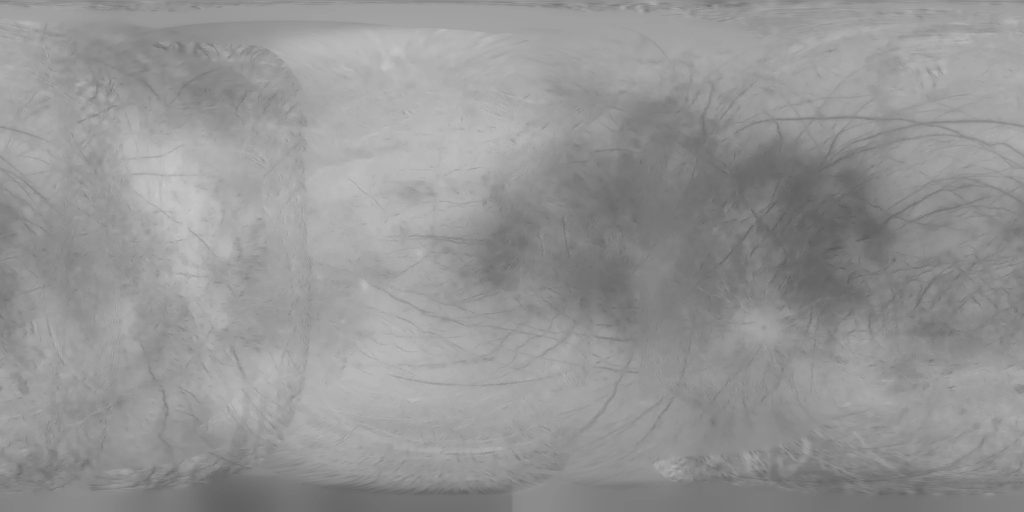
#> input picture assets/europa/color.webp, 2048 x 1024 px, given in place of Europa_Voyager_GalileoSSI_global_mosaic_500m.tif, which was not available (shown at 1/2 size)
$ python process_europa_equalize.py ../../assets/europa/color.webp ../../assets/callisto/color.webp
#> lines starting #> are read from the running program, lines starting #| are printed output that depends on the picture
### assets-src/scripts/common.py
"""Shared helpers for the asset pipeline.

Scripts are run as `python -I script.py <paths>`. Isolated mode drops the user
site-packages (where PIL/numpy live on this machine), so each script adds that one
fixed path back explicitly via `bootstrap()`; nothing is loaded from the cwd or
from the raw download directories.
"""
import os
import struct
import sys


def bootstrap():
    import site
    p = site.getusersitepackages()
    if p not in sys.path:
        sys.path.append(p)


bootstrap()

import numpy as np  # noqa: E402
from PIL import Image  # noqa: E402

Image.MAX_IMAGE_PIXELS = None

# --------------------------------------------------------------------------------------
# Minimal classic-TIFF reader that memory-maps uncompressed, contiguous strip data.
# --------------------------------------------------------------------------------------
_TYPES = {1: ("B", 1), 2: ("c", 1), 3: ("H", 2), 4: ("I", 4), 5: ("II", 8), 6: ("b", 1),
          7: ("B", 1), 8: ("h", 2), 9: ("i", 4), 10: ("ii", 8), 11: ("f", 4), 12: ("d", 8),
          16: ("Q", 8)}


def read_tiff_tags(path):
    with open(path, "rb") as f:
        hdr = f.read(8)
        bo = {b"II": "<", b"MM": ">"}[hdr[:2]]
        magic = struct.unpack(bo + "H", hdr[2:4])[0]
        if magic != 42:
            raise ValueError("BigTIFF/unknown TIFF magic %r" % magic)
        off = struct.unpack(bo + "I", hdr[4:8])[0]
        f.seek(off)
        n = struct.unpack(bo + "H", f.read(2))[0]
        tags = {}
        entries = f.read(12 * n)
        for i in range(n):
            tag, typ, cnt = struct.unpack(bo + "HHI", entries[12 * i: 12 * i + 8])
            raw = entries[12 * i + 8: 12 * i + 12]
            fmt, size = _TYPES.get(typ, ("B", 1))
            total = size * cnt
            if total <= 4:
                data = raw[:total]
            else:
                pos = struct.unpack(bo + "I", raw)[0]
                cur = f.tell()
                f.seek(pos)
                data = f.read(total)
                f.seek(cur)
            if typ == 2:
                val = data.rstrip(b"\0").decode("latin-1", "replace")
            elif typ in (5, 10):
                val = struct.unpack(bo + fmt[0] * (2 * cnt), data)
            else:
                val = struct.unpack(bo + fmt * cnt, data)
                if cnt == 1:
                    val = val[0]
            tags[tag] = val
        return bo, tags


def tiff_memmap(path):
    """Return a numpy memmap (H, W, C) or (H, W) for an uncompressed, contiguous TIFF."""
    bo, t = read_tiff_tags(path)
    W, H = t[256], t[257]
    bps = t.get(258, 1)
    bps = bps[0] if isinstance(bps, tuple) else bps
    spp = t.get(277, 1)
    comp = t.get(259, 1)
    planar = t.get(284, 1)
    fmt = t.get(339, 1)
    fmt = fmt[0] if isinstance(fmt, tuple) else fmt
    if comp != 1:
        raise ValueError("compressed TIFF (compression=%s)" % comp)
    if 322 in t:
        raise ValueError("tiled TIFF not supported by memmap path")
    offs = t[273] if isinstance(t[273], tuple) else (t[273],)
    cnts = t[279] if isinstance(t[279], tuple) else (t[279],)
    # verify contiguity
    for i in range(1, len(offs)):
        if offs[i] != offs[i - 1] + cnts[i - 1]:
            raise ValueError("non-contiguous strips")
    kind = {1: "u", 2: "i", 3: "f"}[fmt]
    dt = np.dtype(bo + kind + str(bps // 8))
    if planar == 2 and spp > 1:
        arr = np.memmap(path, dtype=dt, mode="r", offset=offs[0], shape=(spp, H, W))
        return np.moveaxis(arr, 0, -1), t
    shape = (H, W, spp) if spp > 1 else (H, W)
    arr = np.memmap(path, dtype=dt, mode="r", offset=offs[0], shape=shape)
    return arr, t


def load_array(path):
    """Memory-map an uncompressed TIFF if possible, else decode with PIL."""
    if path.lower().endswith((".tif", ".tiff")):
        try:
            return tiff_memmap(path)[0]
        except Exception as e:  # fall back to PIL
            print("  (memmap unavailable: %s; using PIL)" % e)
    im = Image.open(path)
#> im is the input picture: PIL image 2048x1024 RGB; mean R, G, B 148.9, 148.9, 148.9
    return np.asarray(im)


# --------------------------------------------------------------------------------------
# Resampling
# --------------------------------------------------------------------------------------
# [31 lines left out: function box_reduce, not called in this run]


def resample_to(arr, size, k=None, valid=None):
    """Downsample (H, W[, C]) to size=(w, h) with box prefilter + exact-extent Lanczos.

    Returns float32 array (h, w[, C]) in source units.
    """
#> called with size = (2048, 1024)
    w, h = size
    H, W = arr.shape[:2]
#> H = 1024; W = 2048
    if k is None:
        k = max(1, int(min(W / w, H / h) / 1.5))  # leave >=1.5x headroom for Lanczos
#> k = 1
    if k > 1:
        red, (ew, eh) = box_reduce(arr, k, valid=valid)
    else:
        red, (ew, eh) = np.asarray(arr, dtype=np.float32), (W, H)
#> ew = 2048; eh = 1024
    if valid is not None and np.isnan(red).any():
        red = push_pull_fill(red)
    return resize_float(red, (w, h), box=(0, 0, ew, eh))


# [40 lines left out: functions nonzero_pixels, push_pull_fill, not called in this run]


def resize_float(a, size, box=None, resample=Image.LANCZOS):
    """Lanczos-resize a float array channel by channel through PIL mode 'F'."""
#> called with size = (2048, 1024), box = (0, 0, 2048, 1024), resample = 1
    if a.ndim == 2:
        return np.asarray(Image.fromarray(a.astype(np.float32), "F").resize(size, resample, box=box))
    chans = [np.asarray(Image.fromarray(np.ascontiguousarray(a[..., c]).astype(np.float32), "F")
                        .resize(size, resample, box=box)) for c in range(a.shape[2])]
#> chans = 3 items
    return np.stack(chans, axis=-1)


# [14 lines left out: function fill_nan, not called in this run]


def roll_half(a):
    """Shift an equirectangular map by 180 deg of longitude (0..360 -> -180..180)."""
    return np.roll(a, a.shape[1] // 2, axis=1)


def to_u8(a):
    return np.clip(np.rint(a), 0, 255).astype(np.uint8)


def save_webp(a, path, quality=88, lossless=False):
    os.makedirs(os.path.dirname(path), exist_ok=True)
    if a.ndim == 2:
        im = Image.fromarray(a, "L")
    else:
        im = Image.fromarray(a, "RGB")
    if lossless:
        im.save(path, "WEBP", lossless=True, quality=100, method=6)
    else:
        im.save(path, "WEBP", quality=quality, method=6)
    print("  wrote %s %dx%d %s %.0f KB" % (path, im.width, im.height, im.mode, os.path.getsize(path) / 1024))
    return path

### assets-src/scripts/process_europa_equalize.py
"""Europa: equalise the USGS mosaic's strip-to-strip texture contrast (mixed Voyager/Galileo resolutions and baked
relief shading make visible strip seams) while keeping the real albedo pattern and lineae.

usage (from assets-src/scripts): python -I process_europa_equalize.py ../raw ../../assets
Reads the raw USGS mosaic again (not the webp) so nothing is recompressed twice.
"""
import os
import sys

sys.path.insert(0, os.path.dirname(os.path.abspath(__file__)))
from common import Image, load_array, nonzero_pixels, np, resample_to, roll_half, save_webp, to_u8  # noqa: E402

raw, assets = sys.argv[1], sys.argv[2]
src = os.path.join(raw, "europa_usgs", "Europa_Voyager_GalileoSSI_global_mosaic_500m.tif")
a = load_array(src)
img = resample_to(a, (2048, 1024), valid=nonzero_pixels)
img = roll_half(img)
if img.ndim == 3:
    img = img.mean(axis=2)
img = img.astype(np.float64)


def blur(x, s):
    # separable gaussian with wrap in longitude, reflect in latitude
#> called with s = 5
    r = int(3 * s) + 1
    k = np.exp(-0.5 * (np.arange(-r, r + 1) / s) ** 2)
    k /= k.sum()
    xp = np.concatenate([x[:, -r:], x, x[:, :r]], axis=1)
    y = np.apply_along_axis(lambda v: np.convolve(v, k, mode="valid"), 1, xp)
    yp = np.concatenate([y[r:0:-1], y, y[-2:-r - 2:-1]], axis=0)
    return np.apply_along_axis(lambda v: np.convolve(v, k, mode="valid"), 0, yp)
#> returned value: shape (1024, 2048) float64


low = blur(img, 5.0)
high = img - low
lstd = np.sqrt(blur(high ** 2, 36.0)) + 1e-3
#> call 2 of blur, with s = 36
#> in blur (call 2), `y = np.apply_along_axis(lambda v: np.convolve(v, k, mode="valid"), 1, ..`:
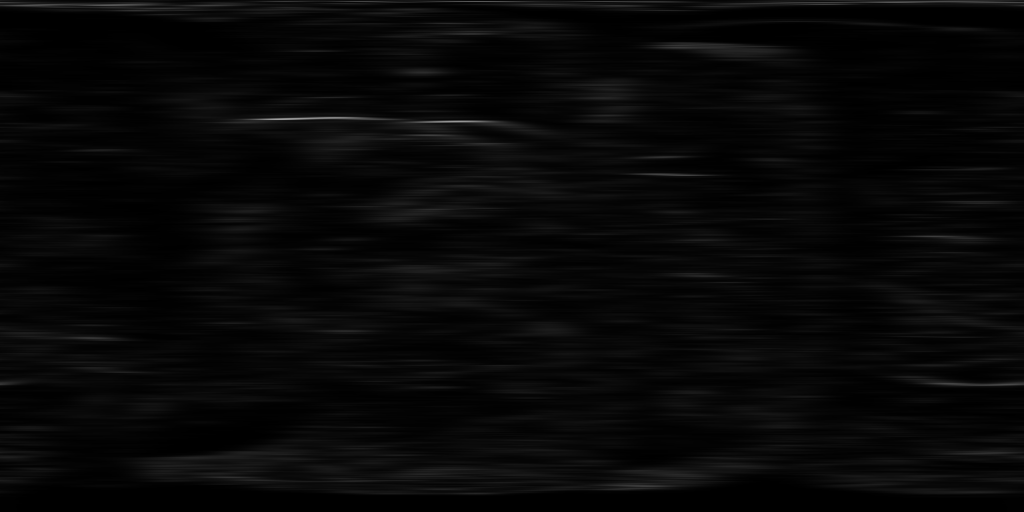
#> y: shape (1024, 2048) float64 (shown at 1/2 size); min 0.00443, max 192.9, mean 7.6
#> in blur (call 2), `yp = np.concatenate([y[r:0:-1], y, y[-2:-r - 2:-1]], axis=0)`:
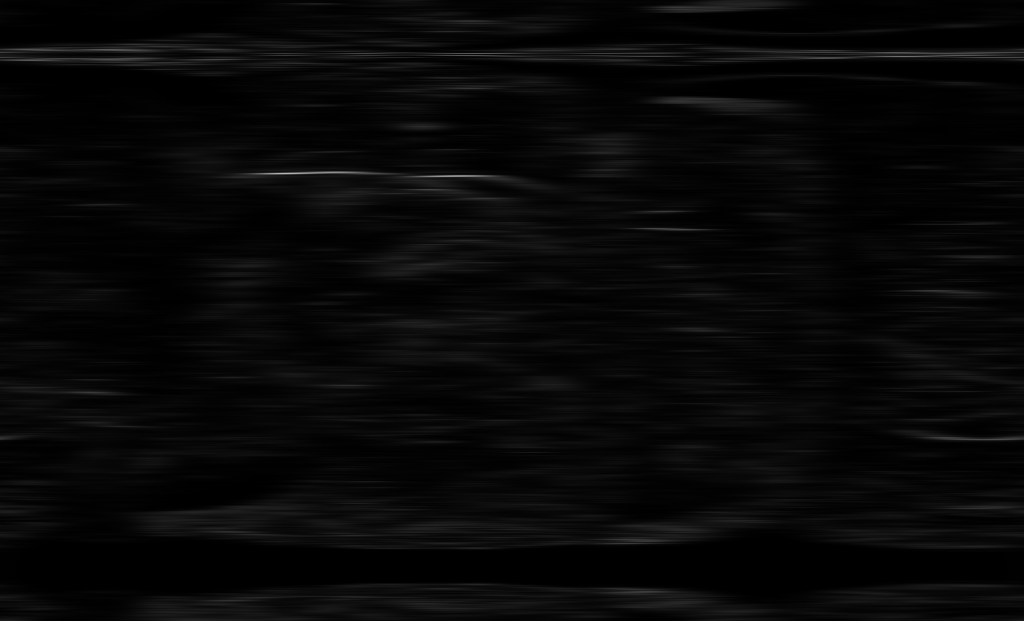
#> yp: shape (1242, 2048) float64 (shown at 1/2 size); min 0.00443, max 192.9, mean 7.7
#> in blur (call 2), `return np.apply_along_axis(lambda v: np.convolve(v, k, mode="valid"), ..`:
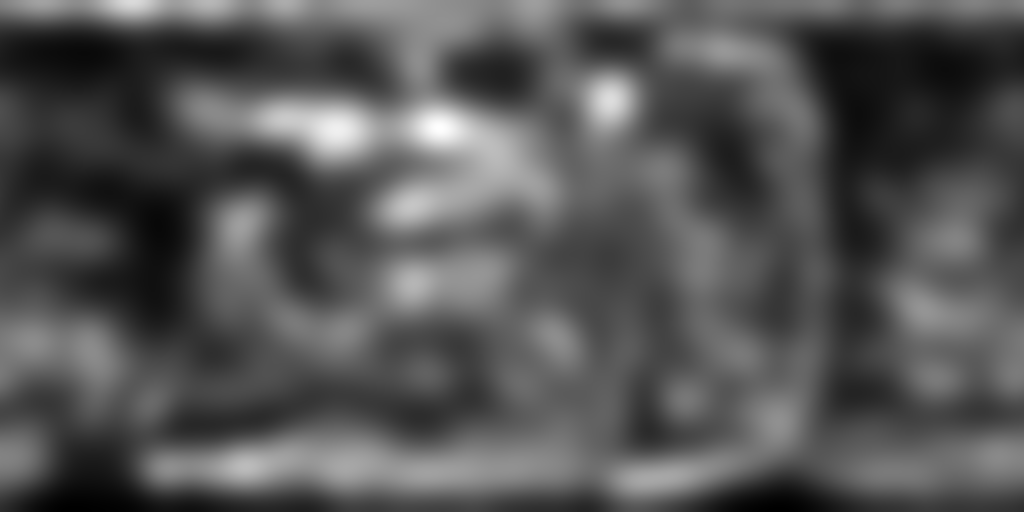
#> returned value: shape (1024, 2048) float64 (shown at 1/2 size); min 0.646, max 21.35, mean 7.6; drawn with min black and max white
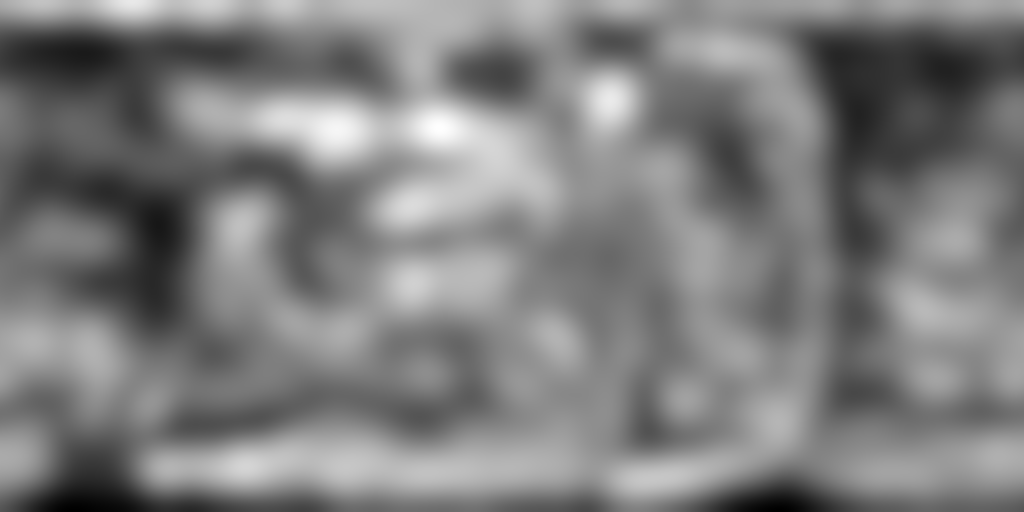
#> lstd: shape (1024, 2048) float64 (shown at 1/2 size); min 0.805, max 4.62, mean 2.68; drawn with min black and max white
target = float(np.median(lstd))
#> target = 2.71
hn = high / lstd * target
hn = np.clip(hn, -3.5 * target, 3.5 * target)
# keep mostly dark detail (lineae, chaos), damp bright embossing highlights
hn = np.where(hn > 0, hn * 0.55, hn)
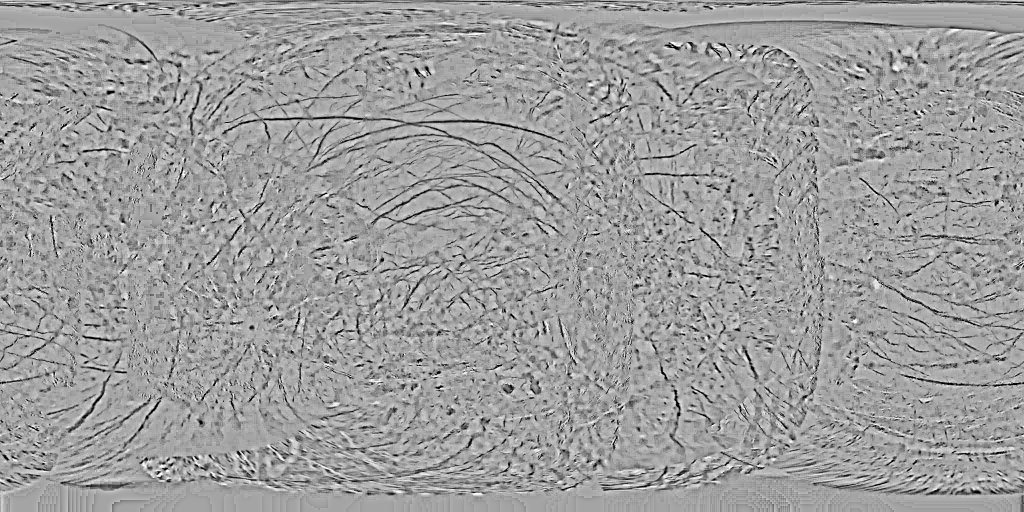
#> hn: shape (1024, 2048) float64 (shown at 1/2 size); min -9.5, max 5.22, mean -0.383; drawn with min black and max white
# strip seams live mostly in the mid band (sharp steps between differently processed strips): keep the broad
# albedo pattern (trailing-hemisphere darkening, chaos regions) and damp the mid band
low2 = blur(low, 30.0)
#> call 3 of blur, with s = 30
#> in blur (call 3), `xp = np.concatenate([x[:, -r:], x, x[:, :r]], axis=1)`:
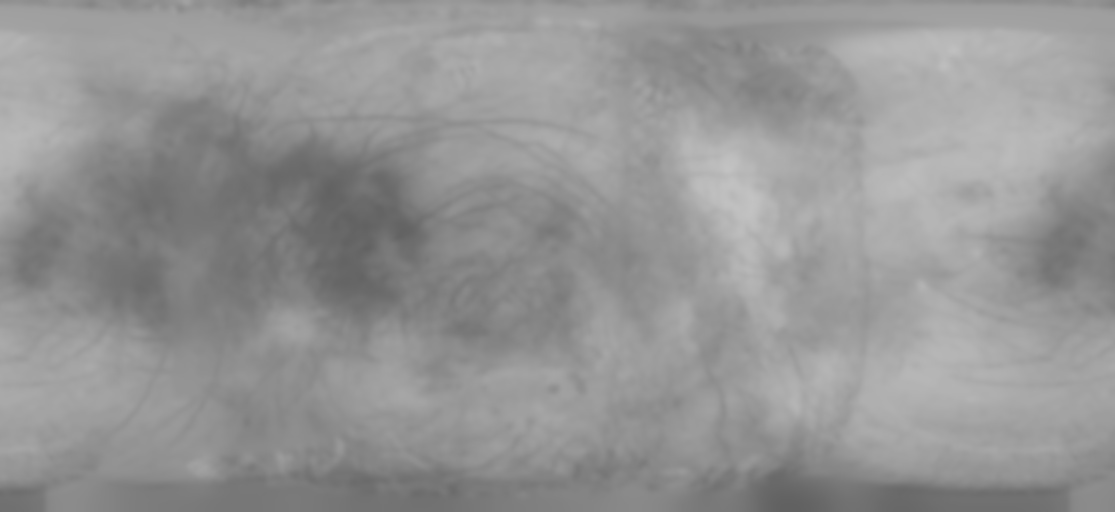
#> xp: shape (1024, 2230) float64 (shown at 1/2 size); min 97, max 194.7, mean 149.2
#> in blur (call 3), `yp = np.concatenate([y[r:0:-1], y, y[-2:-r - 2:-1]], axis=0)`:
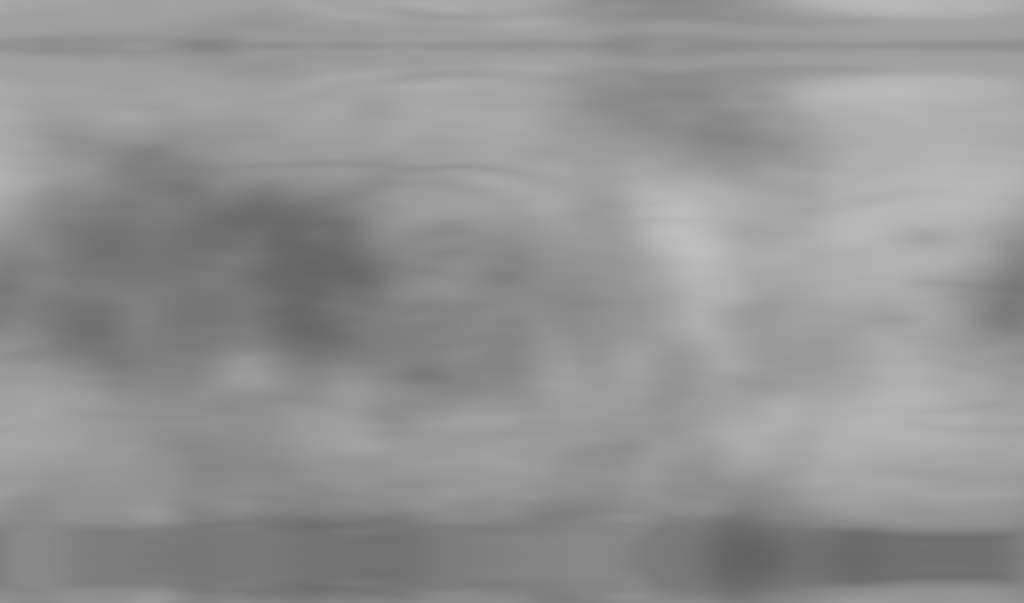
#> yp: shape (1206, 2048) float64 (shown at 1/2 size); min 98.75, max 190.3, mean 147.7
out = np.clip(low2 + (low - low2) * 0.5 + hn * 0.95, 0, 255)
save_webp(to_u8(out), os.path.join(assets, "europa", "color.webp"), quality=88)
#|   wrote ../../assets/callisto/color.webp/europa/color.webp 2048x1024 L 59 KB
print("europa equalised; target high-pass std %.2f" % target)
#| europa equalised; target high-pass std 2.71
